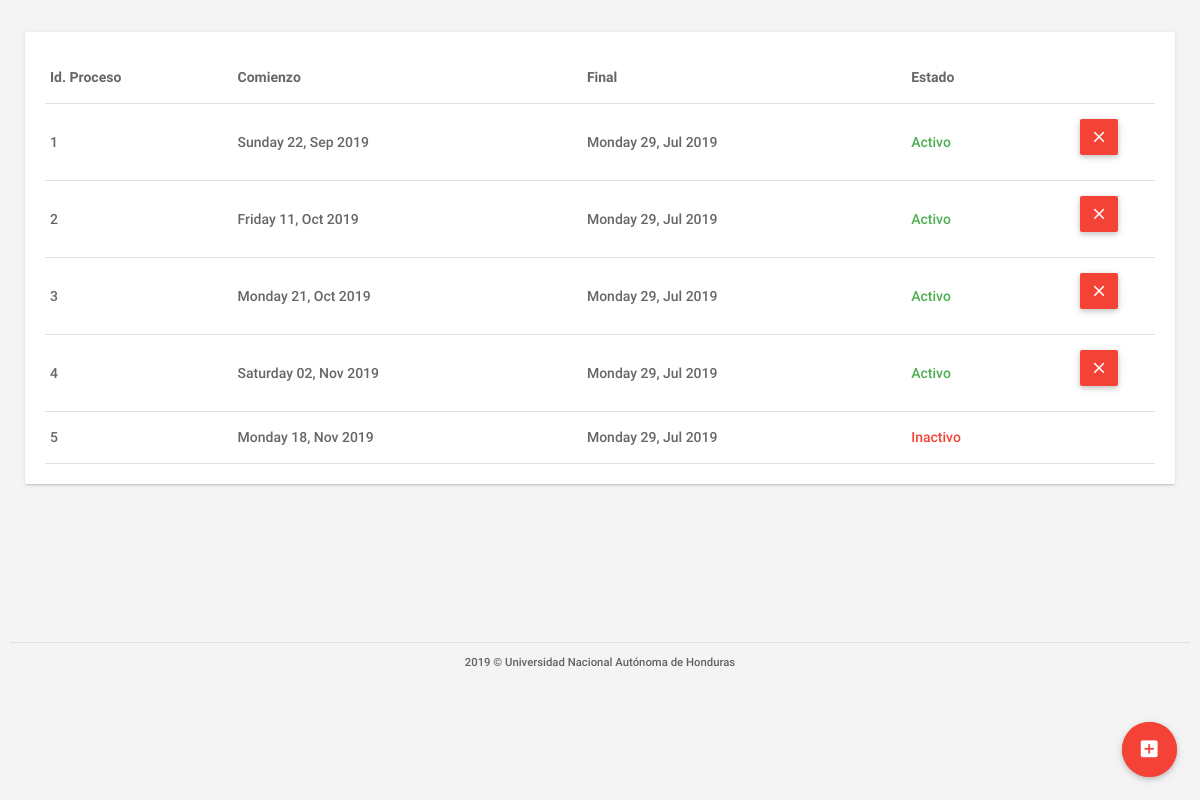
/lista_procesos.php, run on an earlier commit of the app's database.
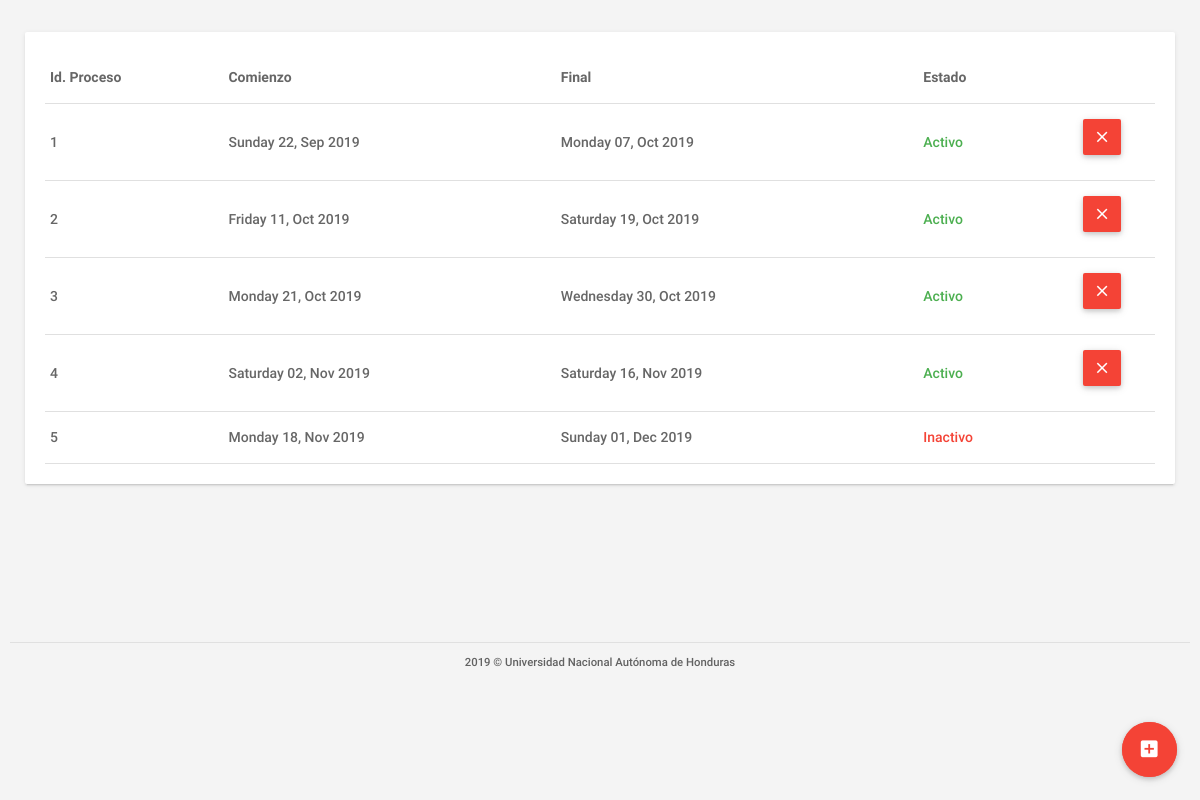
And on a later commit of the database.
### tables this page shows
CREATE TABLE IF NOT EXISTS `tbl_procesos` (
  `idprocesos` INT NOT NULL,
  `fechainicio` DATETIME NULL,
  `fechafinal` DATETIME NULL,
  `fechainiciotestlinea` DATETIME NULL,
  `fechafinaltestlinea` DATETIME NULL,
  `urltestlinea1` VARCHAR(300) NULL,
  `urltestline2` VARCHAR(300) NULL,
  `clavetest` VARCHAR(100) NULL,
  `fechainicioentrevista` DATETIME NULL,
  `fechafinentrevista` DATETIME NULL,
  `fechainiciodevuelveresultado` DATETIME NULL,
  `fechafindevuelveresultado` DATETIME NULL,
  `estado` VARCHAR(45) NULL,
  PRIMARY KEY (`idprocesos`));

### assets/clases/class_conexion.php (called while the page is built, shortened)
<?php
	class Conexion{
		private $usuario = "root";
		private $contraseña = "oracle123";
		private $host = "localhost";
		private $baseDatos = "db_formacion";
		private $puerto = "3306";
		private $link;
		public function establecerConexion(){
			$this->link = mysqli_connect($this->host,$this->usuario,$this->contraseña,$this->baseDatos,$this->puerto);
			$this->link->set_charset("utf8");
		}
		public function ejecutarInstruccion($sql){
			return mysqli_query($this->link, $sql);
		}
	}
?>

### lista_procesos.php (the view, shortened to what this page needs)
<?php
    require('./assets/clases/class_conexion.php');
    $mysql = new Conexion();
    $query=$mysql->ejecutarInstruccion("
    SELECT * FROM tbl_procesos WHERE 1
    ");
?>
<!DOCTYPE html>
<html lang="es">
<head>
    <link type="text/css" rel="stylesheet" href="assets/plugins/materialize/css/materialize.min.css" />
    <link href="assets/css/materialize_Icons.css" rel="stylesheet">
    <link href="assets/css/alpha.css" rel="stylesheet" type="text/css" />
    <link href="assets/css/custom.css" rel="stylesheet" type="text/css" />
    <link href="assets/css/gestionar_Usuarios.css" rel="stylesheet" type="text/css">
    <link href="assets/plugins/sweetalert/sweetalert.css" rel="stylesheet" type="text/css" />
    <link href="assets/plugins/material-preloader/css/materialPreloader.min.css" rel="stylesheet">
    <link href="assets/css/subir_resultados.css" rel="stylesheet">
</head>
<body>
    <div class="mn-content">
        <main class="mn-inner">
        <div class="fixed-action-btn">
            <a class="btn-floating btn-large red pulse" id="btn_nuevoProceso" href="procesos.php">
                <i class="large material-icons">add_box</i>
            </a>
        </div>
            <div class="col s12 m12 l6">
                <div class="card">
                    <div class="card-content">
                        <table class="bordered highlight users_table_list responsive-table">
                            <thead>
                                <tr>
                                    <th class="" data-field="id">Id. Proceso</th>
                                    <th class="" data-field="name">Comienzo</th>
                                    <th class="" data-field="name">Final</th>
                                    <th class="" data-field="name">Estado</th>
                                </tr>
                            </thead>
                            <tbody>
                                <?php
                                    while($datos = mysqli_fetch_array($query))
                                    {
                                 ?>
                                <tr class="user_row" id="<?php echo $datos['idprocesos']?>">
                                    <td>
                                        <?php echo $datos['idprocesos']?>
                                    </td>
                                    <td>
                                        <?php
                                        $string = $datos['fechainicio'];
                                        $date = DateTime::createFromFormat("Y-m-d H:i:s", $string);
                                        echo strftime("%A %d, %b %Y",$date->getTimestamp());
                                        ?>
                                    </td>
                                    <td>
                                        <?php
                                        $string = $datos['fechafindevuelveresultado'];
                                        $date = DateTime::createFromFormat("Y-m-d H:i:s", $string);
                                        echo strftime("%A %d, %b %Y",$date->getTimestamp());
                                        ?>
                                    </td>
                                    <td class="<?php if($datos['estado']=='Activo'){ echo 'green-text';}else{echo 'red-text';} ?>">
                                        <?php echo $datos['estado']?>
                                    </td>
                                    <td class="center-align">
                                        <a class="waves-effect waves-light btn red m-b-xs btn_custom_padding btn_delete_process"
                                        style="<?php if($datos['estado']=='Inactivo'){ echo 'display:none;';} ?>"
                                        data-id=<?php echo $datos['idprocesos']?> >
                                            <i class="material-icons text-white">clear</i>
                                        </a>
                                    </td>
                                </tr>
                                <?php
                                }
                               ?>
                            </tbody>
                        </table>
                    </div>
                </div>
        </main>
        <div id="div-piePagina"></div>
    </div>
    <div class="left-sidebar-hover"></div>
</body>
</html>

### assets/css/alpha.css (style rules this page uses)
html, body, .mn-content { font-size: 14px; height: 100%; width: 100%; }
html { font-weight: 500; color: rgba(0, 0, 0, 0.6); }
body { background-color: #F4F4F4; overflow-y: auto!important; overflow-x: hidden; }
a { color: #0277bb; }
.btn, .btn-flat { font-weight: 500; font-size: 13px; }
.fixed-action-btn { z-index: 996; }
.mn-content { opacity: 1; -webkit-transition: opacity .3s; -moz-transition: opacity .3s; -o-transition: opacity .3s; transition: opacity .3s; }
.m-b-xs { margin-bottom: 10px; }
.left-sidebar-hover { position: fixed; background: transparent; width: 13.25px; left: 0; top: 0; bottom: 0; }
.mn-inner { padding: 25px 25px 9.5px 25px; min-height: 79vh !important; }
.card, .card-panel { box-shadow: 0 2px 2px 0 rgba(0, 0, 0, 0.05), 0 3px 1px -2px rgba(0, 0, 0, 0.08), 0 1px 5px 0 rgba(0, 0, 0, 0.08); position: relative; }
table.bordered>thead>tr, table.bordered>tbody>tr { border-bottom: 1px solid #E0E0E0; }

### assets/css/custom.css (style rules this page uses)
#div-piePagina { bottom: 0px; font-size: 0.9em; width: 100%; padding: 10px; background-color: #F4F4F4; }
.mn-inner { min-height: 84vh; }

### assets/css/subir_resultados.css (style rules this page uses)
.btn_custom_padding { padding-left: 10px; padding-right: 10px; }

What changed in the data, as far as the page shows it:
changed tbl_procesos id 1: fechafindevuelveresultado "Monday 29, Jul 2019" → "Monday 07, Oct 2019"
changed tbl_procesos id 2: fechafindevuelveresultado "Monday 29, Jul 2019" → "Saturday 19, Oct 2019"
changed tbl_procesos id 3: fechafindevuelveresultado "Monday 29, Jul 2019" → "Wednesday 30, Oct 2019"
changed tbl_procesos id 4: fechafindevuelveresultado "Monday 29, Jul 2019" → "Saturday 16, Nov 2019"
changed tbl_procesos "Inactivo": fechafindevuelveresultado "Monday 29, Jul 2019" → "Sunday 01, Dec 2019"
